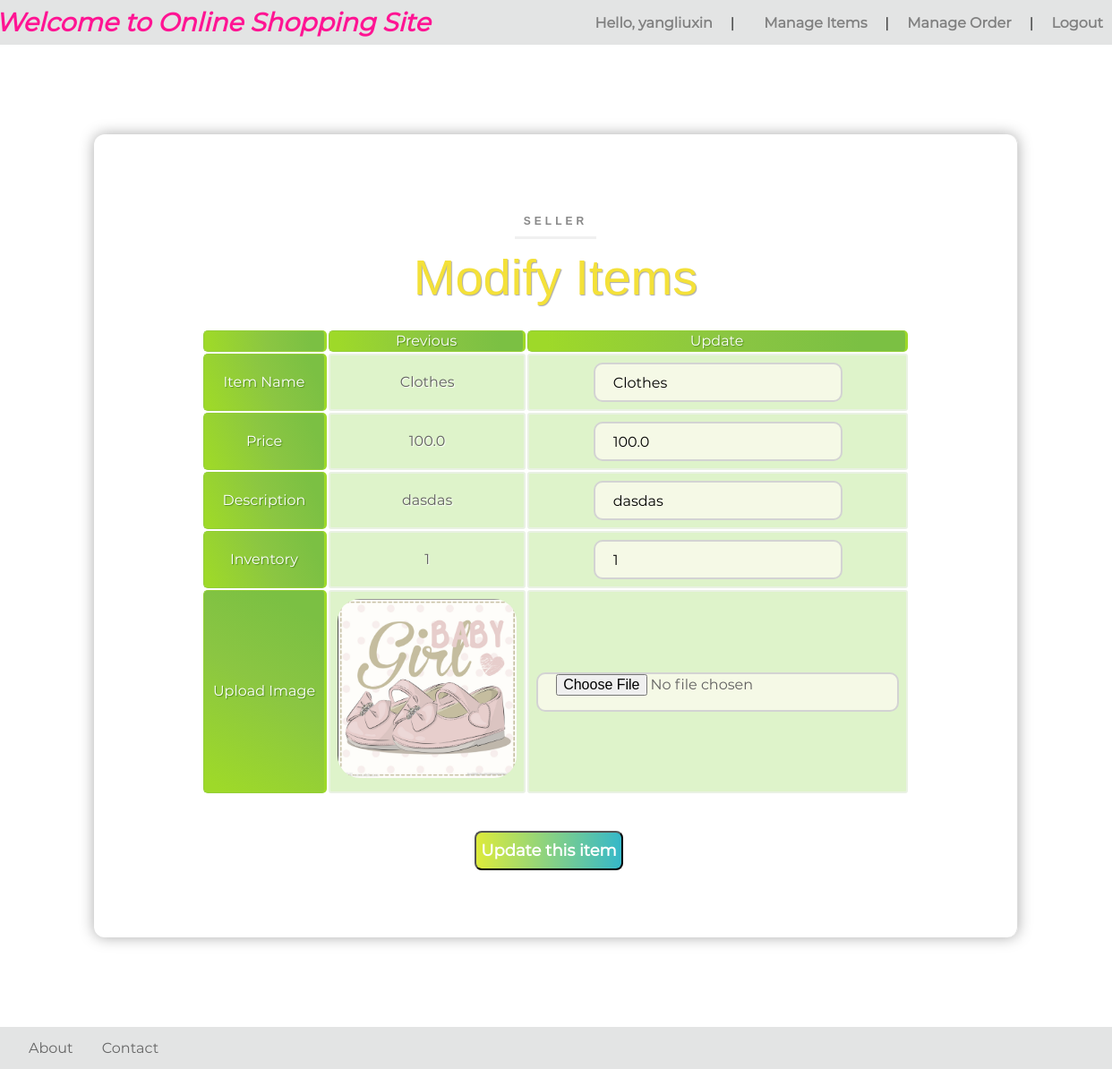
Page /item/modify/7 (signed in) on the earlier database version.
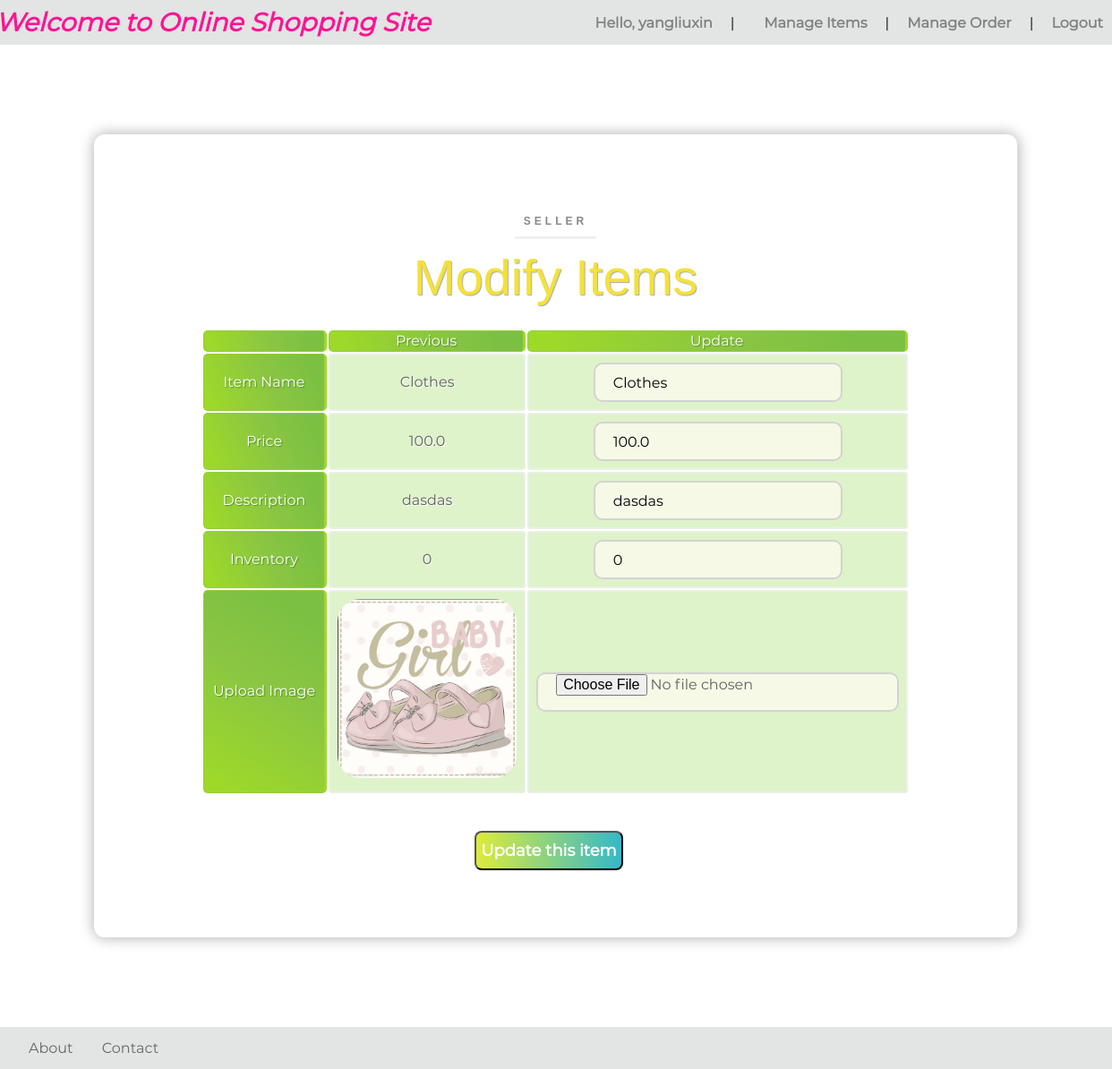
Same page on the later database version.
### project/models/UserModel.py (models this page shows, shortened)
class User(UserMixin, PkModel):
    __tablename__ = "users"
    username = Column(db.String(80), unique=True, nullable=False)
    main_image_url = Column(db.VARCHAR(255), nullable=True, default="static/image/user_info/default_avatar.jpg")
    email = Column(db.String(80), unique=True, nullable=False)
    password = Column(db.String(128), nullable=True)
    created_at = Column(db.DateTime, nullable=False, default=dt.datetime.utcnow)
    first_name = Column(db.String(30), nullable=True)
    last_name = Column(db.String(30), nullable=True)
    active = Column(db.Boolean(), default=False)
    is_shopper = Column(db.Boolean(), default=False)
    items = db.relationship("Item", backref='owned_user', lazy=True)
    cart = db.relationship("Cart", backref='cart_user', lazy=True)
    order = db.relationship("Order", backref='order_user', lazy=True)

### project/models/ItemModel.py (models this page shows, shortened)
class Item(PkModel):
    __tablename__ = "item"
    name = Column(db.VARCHAR(255), nullable=False, default="")
    price = Column(db.Float(50), nullable=False, default=0.0)
    description = db.Column(db.String(length=1024), nullable=False, default="")
    inventory = Column(db.Integer, nullable=False, default=0)
    sold_count = Column(db.Integer, nullable=False, default=0)
    disabled = Column(db.Boolean, nullable=False, default=False)
    created_at = Column(db.DateTime, nullable=False, default=dt.datetime.utcnow)
    main_image_url = Column(db.VARCHAR(255), nullable=False, default="")
    owner = db.Column(db.Integer, db.ForeignKey("users.id"))
    cart = db.relationship("Cart", backref='cart_item', lazy=True)
    order = db.relationship("Order", backref='order_item', lazy=True)

### project/item/view.py (the view, shortened to what this page needs)
@blueprint.route("/item/modify/<int:item_id>", methods=["POST", "GET"])
@login_required
@seller_required
def ModifyNewItem(item_id: int) -> str:
    item = Item.get_by_id(item_id)
    form = UpdateItem()
    print(form.validate_on_submit())
    return render_template("item/update.html", item=item, form=form)

### project/item/forms.py
class UpdateItem(FlaskForm):
    item_name = StringField("Item Name", validators=[DataRequired(), ], default="")
    item_price = FloatField("Price", validators=[], default=0.0)
    description = StringField("Description", validators=[], default="")
    inventory = IntegerField("Inventory", validators=[], default=0)
    main_image_file = FileField("Upload Image", validators=[
        FileAllowed(['png', 'jpg', 'jpeg'], 'Only allow png, jpg')
    ])
    add_button = SubmitField("Update this item")

### project/database_model.py (called while the page is built)
    @classmethod
    def get_by_id(cls, record_id):
        basestring = (str, bytes)
        if any(
                (
                        isinstance(record_id, basestring) and record_id.isdigit(),
                        isinstance(record_id, (int, float)),
                )
        ):
            return cls.query.get(int(record_id))
        return None

### project/models/UserModel.py (called while the page is built)
@login_manager.user_loader
def load_user(user_id):
    user = User.query.get(user_id)
    return user

### project/utils.py (called while the page is built)
def seller_required(func):
    @wraps(func)
    def decorated_view(*args, **kwargs):
        if current_user.is_authenticated and current_user.is_shopper:
            return func(*args, **kwargs)
        else:
            flash("You must be seller to access this page !")
            return redirect(url_for("index.home"))
    return decorated_view

### project/templates/item/update.html (shortened to what this page needs)
{% extends "/base/base.html" %}
{% block style %}
    <link rel="stylesheet" href="../../static/css/item/add.css">
    <link rel="stylesheet" href="../../static/css/shopping/shopping_cart.css">
{% endblock %}
{% block content %}
    <div class="add-item-big-box">
        <div id="add-item-box">
            <p class="add-item-box-head"> Seller </p>
            <h1>Modify Items</h1>
            <form action="" method="POST" enctype="multipart/form-data">
                <table class="add-item-box-table">
                    <tbody>
                    <tr>
                        <th></th>
                        <th class="th-hover">Previous</th>
                        <th class="th-hover">Update</th>
                    </tr>
                    <tr>
                        <th class="th-hover">{{ form.item_name.label }}</th>
                        <td class="td-hover">{{ item.name }}</td>
                        <td class="td-hover">{{ form.item_name(value=item.name,class="number-input") }}</td>
                    </tr>
                    <tr>
                        <th class="th-hover">{{ form.item_price.label }}</th>
                        <td class="td-hover">{{ item.price }}</td>
                        <td class="td-hover">{{ form.item_price(value=item.price,class="number-input") }}</td>
                    </tr>
                    <tr>
                        <th class="th-hover">{{ form.description.label }}</th>
                        <td class="td-hover">{{ item.description }}</td>
                        <td class="td-hover">{{ form.description(value=item.description,class="number-input") }}</td>
                    </tr>
                    <tr>
                        <th class="th-hover">{{ form.inventory.label }}</th>
                        <td class="td-hover">{{ item.inventory }}</td>
                        <td class="td-hover">{{ form.inventory(value=item.inventory,class="number-input") }}</td>
                    </tr>
                    <tr>
                        <th class="th-hover">{{ form.main_image_file.label }}</th>
                        <td class="td-hover"><img class="product-image" id="upload_image_perivew"
                                 src="{{ url_for('static', filename='uploaded_files/'+item.main_image_url) }}"
                                 value="Item Image"/></td>
                        <td class="td-hover">{{ form.main_image_file(id="chooseImage",class="number-input") }}</td>
                    </tr>
                    </tbody>
                </table>
                <div class="add_button">
                    {{ form.add_button(class="button-default") }}
                </div>
            </form>
        </div>
    </div>
{% endblock %}

### project/templates/base/base.html (shortened to what this page needs)
<!DOCTYPE html>
<html lang="en">
<head>
    <link rel="stylesheet" href="{{ url_for('static',filename='css/base/base.css') }}">
    <link rel="stylesheet" href="{{ url_for('static',filename='css/base/footer.css') }}">
    <link rel="stylesheet" href="{{ url_for('static',filename='css/base/new_navbar.css') }}">
    {% block style %}
    {% endblock %}
</head>
<body>
<header>
    <nav>
        {% block nav %}
            <div class="nav-container-box">
                <a class="nav-main-text" href="{{ url_for("index.home") }}">&nbsp;Welcome to Online Shopping Site</a>
                <ul class="nav-right-bar">
                    {% if current_user.is_authenticated %}
                        <li><a href="{{ url_for("user.info") }}">Hello, {{ current_user.username }}</a></li>
                        <li>|</li>
                        {% if current_user.is_shopper %}
                            <li class="nav-title_shopping_cart">
                                &nbsp;&nbsp;&nbsp;<a href="{{ url_for("item.ManageItem") }}">Manage Items</a>
                            </li>
                            <li>|</li>
                            <li class="nav-title_shopping_cart">
                                <a href="{{ url_for("order.view_order") }}">
                                    Manage Order</a>
                            </li>
                        {% endif %}
                        <li>|</li>
                        <li><a href="{{ url_for("user.logout") }}">Logout</a></li>
                    {% else %}
                        <li class="login">
                            <a href="{{ url_for("login.login") }}">Login</a>
                        </li>
                    {% endif %}
                </ul>
            </div>
        {% endblock %}
    </nav>
</header>
{% block body %}
    <div class="content-body">
    <section id="container">
        {% block content %}
        {% endblock %}
    </section>
    {% block footer %}
        {% include '/base/footer.html' %}
    {% endblock %}
{% endblock %}
</div>
</body>
</html>

### project/templates/base/footer.html
<footer class="footer-bar">
    <ul class="footer-item-list">
        <li><a href="{{ url_for('index.about') }}">About</a></li>
        <li><a href="mailto:yuyang.wang@ucdconnect.ie">Contact</a></li>
    </ul>
</footer>

### project/static/css/base/base.css (style rules this page uses)
* { list-style: none; margin: 0; padding: 0; font-size: 16px; font-family: Montserrat, sans-serif; font-weight: 400; font-style: normal; -webkit-font-smoothing: antialiased; -webkit-text-size-adjust: 100%; scrollbar-width: none; -ms-overflow-style: none; z-index: 1; }
* { transition: all 0.4s linear; transition-timing-function: cubic-bezier(0.59, -0.26, 0.33, 1.42); -webkit-transition: all 0.4s linear; -moz-transition: all 0.4s linear; -o-transition: all 0.4s linear; }
body { display: flex; flex-direction: column; cursor: url(https://photos-picgo.oss-cn-beijing.aliyuncs.com/img/cursor_1.png), default; }
#container { display: flex; min-height: 100vh; flex-direction: column; }
a { text-decoration: none; color: black; }
.button-default { height: 44px; padding: 5px; margin-right: 15px; background-image: linear-gradient(to right, #ddeb3b, #03a9f4, #f441a5, #e7cecc); border-radius: 8px; background-size: 390%; font-size: 18px; color: #FFF; text-decoration: none; font-weight: bold; }
a { text-decoration: none; }
img { animation: FadeIn 0.5s ease-in 0s backwards; animation: wiggle 1.5s ease-in 0s backwards; border-radius: 25px; }
.content-body { animation: FadeIn 0.5s ease-in 0s backwards; }
#number-input, .number-input { outline: 0; height: 40px; border-radius: 10px; border: 2px solid lightgrey; background-color: rgba(255, 252, 243, 0.7); padding: 0 20px; }

### project/static/css/base/footer.css (style rules this page uses)
.footer-bar { width: 100%; display: flex; flex-direction: row; justify-content: flex-start; align-items: center; background-color: rgba(115, 123, 123, 0.2); padding: 14px 16px; margin-top: 100px; }
.footer-item-list { display: flex; flex-direction: row; justify-content: flex-start; list-style-type: none; }
.footer-bar li a { color: #666; padding: 14px 16px; text-decoration: none; }

### project/static/css/base/new_navbar.css (style rules this page uses)
.nav-container-box { height: 50px; display: flex; flex-direction: row; justify-content: space-between; align-items: center; background-color: rgba(115, 123, 123, 0.2); }
.nav-main-text { padding: 10px; text-decoration: none; font-size: 26px; font-weight: bold; font-style: italic; color: deeppink; float: left; }
.nav-right-bar { display: flex; flex-direction: row; justify-content: space-around; align-items: center; list-style: none; }
.nav-right-bar li { margin: 10px; }
.nav-right-bar li a { text-decoration: none; color: #c398e3; font-weight: bold; }
.nav-right-bar li a:link { color: gray; }

### project/static/css/item/add.css (style rules this page uses)
#add-item-box { margin-top: 100px; padding: 20px; background: transparent; border-right: 1px solid #ddd; box-shadow: 0px 0px 16px #aaa; border-radius: 12px; padding: 75px 120px; display: flex; flex-direction: column; justify-content: center; align-items: center; min-width: 50%; }
.add-item-big-box { display: flex; flex-direction: column; align-items: center; background: transparent; }
.add_button { display: flex; justify-content: center; align-items: center; padding-top: 40px; }
.product-image { max-width: 200px; max-height: 200px; width: 100%; height: 100%; }

Differences in the rows shown:
changed Item "Clothes": inventory "1" → "0"
